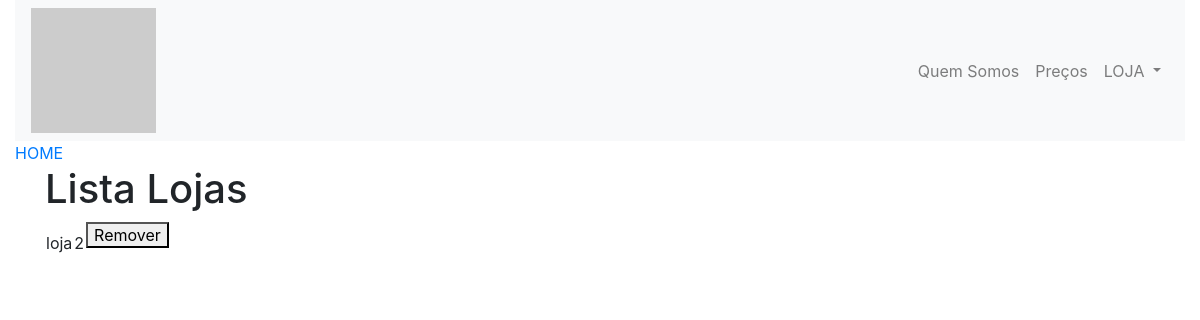
Page /views/lista-loja.php on the earlier database version.
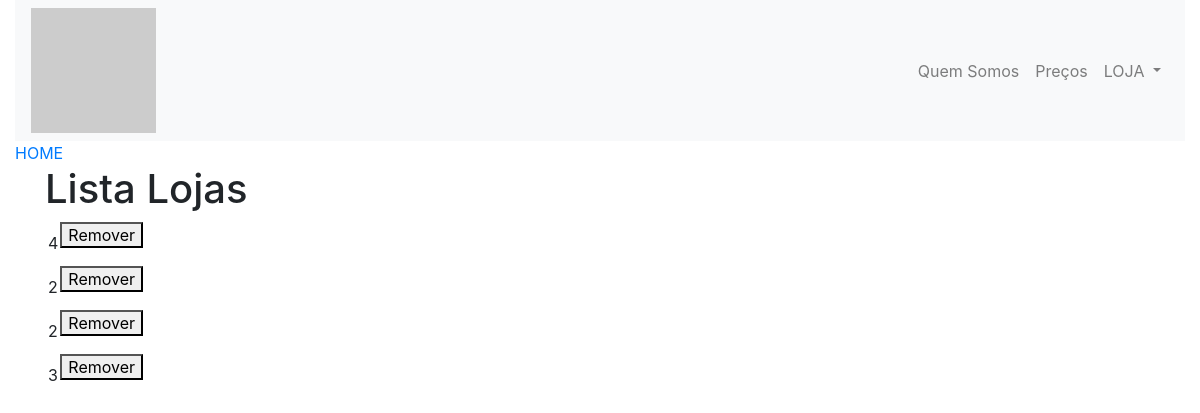
Same page on the later database version.
### tables this page shows
CREATE TABLE IF NOT EXISTS `loja` (
  `id` int(11) NOT NULL AUTO_INCREMENT,
  `imovel_id` int(11) DEFAULT NULL,
  `tem_mezzanino` tinyint(1) DEFAULT NULL,
  `frente_rua` tinyint(1) DEFAULT NULL,
  `shopping` tinyint(1) DEFAULT NULL,
  `centro_comercial` tinyint(1) DEFAULT NULL,
  `tipo_de_rua` int(11) DEFAULT NULL,
  `area` float DEFAULT NULL,
  PRIMARY KEY (`id`),
  KEY `imovel_id` (`imovel_id`)
);

### models/Loja.php (called while the page is built, shortened)
<?php
class Loja{
    public function listar(){
        $query = "SELECT* FROM loja";
        $conexao = Conexao::pegarConexao();
        $resultado = $conexao->query($query);
        $lista = $resultado->fetchAll();
        return $lista;
    }
}

### views/lista-loja.php (the view, shortened to what this page needs)
<?php require_once("cabecalho.php"); ?>
<?php require_once("../models/Loja.php");
    $loja = new Loja();
    $lojas=$loja->listar();
?>
<h1>Lista Lojas</h1>
<table>
<?php
    foreach ($lojas as $loja):
        ?>
        <tr>
            <td> <?=$loja['titulo'] ?></td>
            <td> <?=$loja['area'] ?></td>
            <td><form action= "remove-loja.php?id=<?=$loja['id'] ?>" method="POST">
             <button>Remover </button>
            </form></td>
        </tr>
<?php
    endforeach
?>
</table>
<?php include("rodape.php"); ?>

Differences in the rows shown:
removed loja: titulo "loja", area "2"
added loja: area "4"
added loja: area "2"
added loja: area "2"
added loja: area "3"
